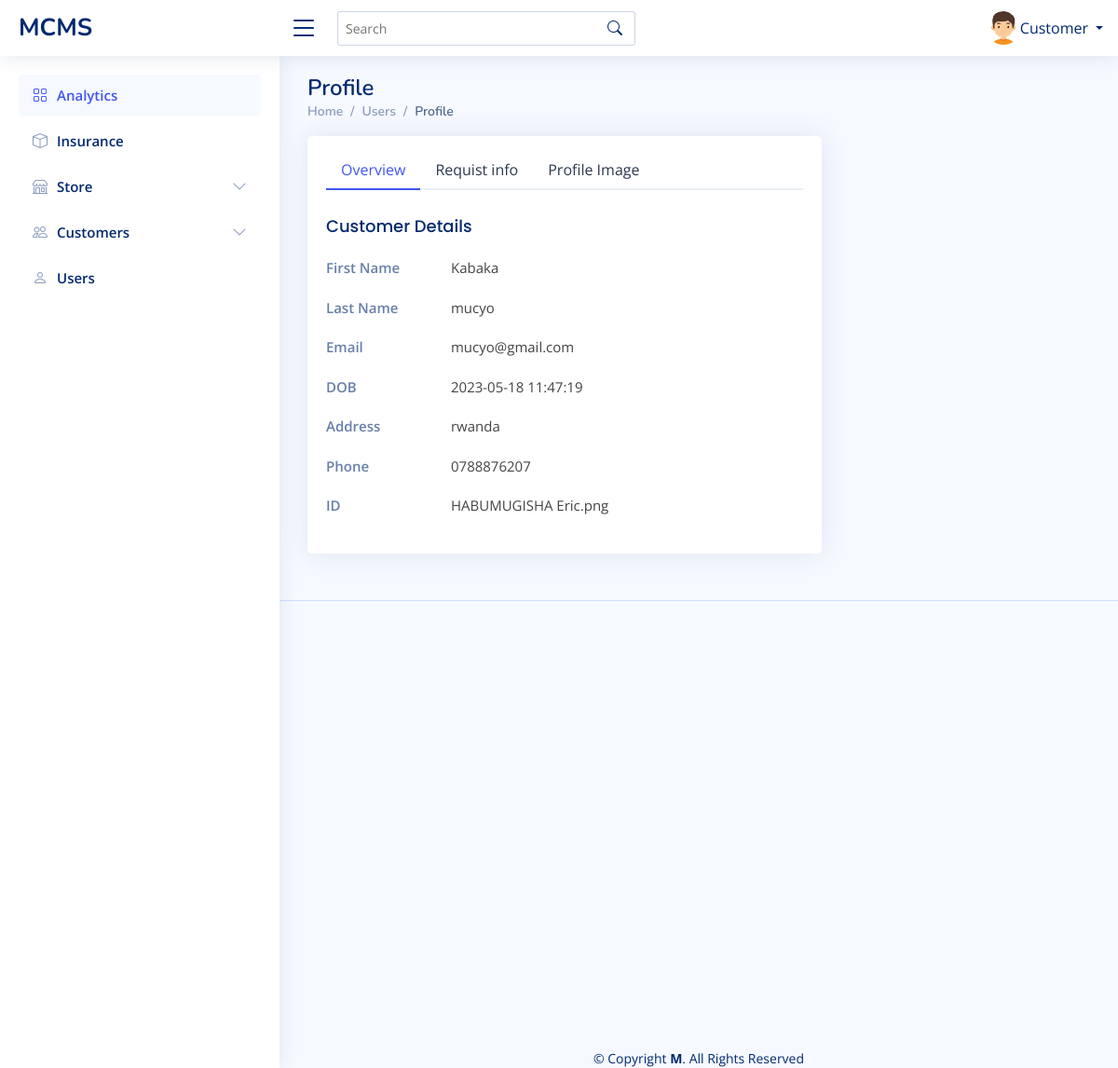
Screenshot of /Dashboard/Admin/chech_customer_upplie.php?c_id=3 (signed in) with the database file from the repository.
### tables this page shows
CREATE TABLE `application` (
  `a_id` int(11) NOT NULL,
  `customer_id` int(11) NOT NULL,
  `store_id` int(11) NOT NULL,
  `phone` text NOT NULL,
  `photo` text NOT NULL,
  `address` varchar(30) NOT NULL,
  `pay` varchar(30) NOT NULL,
  `dates` timestamp NOT NULL DEFAULT current_timestamp() ON UPDATE current_timestamp(),
  `stat` varchar(200) NOT NULL DEFAULT 'Normal'
);

CREATE TABLE `customer` (
  `c_id` int(11) NOT NULL,
  `fname` varchar(250) NOT NULL,
  `lname` varchar(225) NOT NULL,
  `customername` varchar(100) NOT NULL,
  `email` varchar(100) NOT NULL,
  `telephone` int(11) NOT NULL,
  `address` varchar(100) NOT NULL,
  `gender` varchar(200) NOT NULL,
  `photo` varchar(250) NOT NULL,
  `password` varchar(250) NOT NULL,
  `status` varchar(250) NOT NULL,
  `dates` timestamp NOT NULL DEFAULT current_timestamp() ON UPDATE current_timestamp()
);

### Dashboard/Admin/chech_customer_upplie.php (the view, shortened to what this page needs)
<?php
            include 'navbar.php';
            $id = $_GET['c_id'];
                   $fetch = mysqli_query($conn,"select * from customer,store,application
                    where store.s_id=application.store_id and customer.c_id=application.customer_id and store.s_id=application.store_id and store.s_id='$id'");
                   if($row = mysqli_fetch_array($fetch))
                   {
      echo' <main id="main" class="main">
     <div class="pagetitle">
      <h1>Profile</h1>
      <nav>
        <ol class="breadcrumb">
          <li class="breadcrumb-item"><a href="index.php">Home</a></li>
          <li class="breadcrumb-item">Users</li>
          <li class="breadcrumb-item active">Profile</li>
        </ol>
      </nav>
    </div>
    <section class="section profile">
      <div class="row">
        <div class="col-xl-8">
          <div class="card">
            <div class="card-body pt-3">
              <ul class="nav nav-tabs nav-tabs-bordered">
                <li class="nav-item">
                  <button class="nav-link active" data-bs-toggle="tab" data-bs-target="#profile-overview">Overview</button>
                </li>
                <li class="nav-item">
                  <button class="nav-link" data-bs-toggle="tab" data-bs-target="#profile-edit">Requist info</button>
                </li>
                <li class="nav-item">
                  <button class="nav-link" data-bs-toggle="tab" data-bs-target="#profile-settings">Profile Image</button>
                </li>
              </ul>
              <div class="tab-content pt-2">
                <div class="tab-pane fade show active profile-overview" id="profile-overview">
                  <h5 class="card-title">Customer Details</h5>
                  <div class="row">
                    <div class="col-lg-3 col-md-4 label ">First Name</div>
                    <div class="col-lg-9 col-md-8">'.$row['fname'].'</div>
                  </div>
                  <div class="row">
                    <div class="col-lg-3 col-md-4 label ">Last Name</div>
                    <div class="col-lg-9 col-md-8">'.$row['lname'].'</div>
                  </div>
                  <div class="row">
                    <div class="col-lg-3 col-md-4 label">Email</div>
                    <div class="col-lg-9 col-md-8">'.$row['email'].'</div>
                  </div>
                  <div class="row">
                    <div class="col-lg-3 col-md-4 label">DOB</div>
                    <div class="col-lg-9 col-md-8">'.$row['dates'].'</div>
                  </div>
                  <div class="row">
                    <div class="col-lg-3 col-md-4 label">Address</div>
                    <div class="col-lg-9 col-md-8">'.$row['address'].'</div>
                  </div>
                  <div class="row">
                    <div class="col-lg-3 col-md-4 label">Phone</div>
                    <div class="col-lg-9 col-md-8">'.$row['phone'].'</div>
                  </div>
                  <div class="row">
                    <div class="col-lg-3 col-md-4 label">ID</div>
                    <div class="col-lg-9 col-md-8">'.$row['photo'].'</div>
                    </div>
                </div>';
              }
                   ?>
                </div>
              </div>
            </div>
          </div>
        </div>
    </section>
  </main>
  <?php
      include "../footer.php"
   ?>

### Dashboard/Admin/assets/css/style.css (style rules this page uses)
:root { scroll-behavior: smooth; }
body { font-family: "Open Sans", sans-serif; background: #f6f9ff; color: #444444; }
a { color: #4154f1; text-decoration: none; }
h1, h2, h3, h4, h5, h6 { font-family: "Nunito", sans-serif; }
#main { margin-top: 60px; padding: 20px 30px; transition: all 0.3s; }
.pagetitle { margin-bottom: 10px; }
.pagetitle h1 { font-size: 24px; margin-bottom: 0; font-weight: 600; color: #012970; }
.card { margin-bottom: 30px; border: none; border-radius: 5px; box-shadow: 0px 0 30px rgba(1, 41, 112, 0.1); }
.card-title { padding: 20px 0 15px 0; font-size: 18px; font-weight: 500; color: #012970; font-family: "Poppins", sans-serif; }
.card-body { padding: 0 20px 20px 20px; }
.breadcrumb { font-size: 14px; font-family: "Nunito", sans-serif; color: #899bbd; font-weight: 600; }
.breadcrumb a { color: #899bbd; transition: 0.3s; }
.breadcrumb .breadcrumb-item::before { color: #899bbd; }
.breadcrumb .active { color: #51678f; font-weight: 600; }
.nav-tabs-bordered { border-bottom: 2px solid #ebeef4; }
.nav-tabs-bordered .nav-link { margin-bottom: -2px; border: none; color: #2c384e; }
.nav-tabs-bordered .nav-link.active { background-color: #fff; color: #4154f1; border-bottom: 2px solid #4154f1; }
@media (min-width: 1200px) { #main, #footer { margin-left: 300px; } }
.profile .profile-overview .row { margin-bottom: 20px; font-size: 15px; }
.profile .profile-overview .card-title { color: #012970; }
.profile .profile-overview .label { font-weight: 600; color: rgba(1, 41, 112, 0.6); }

### rows the page displays
application: customer.fname "Kabaka", customer.lname "mucyo", customer.email "mucyo@gmail.com", dates "2023-05-18 11:47:19", address "rwanda", phone "0788876207", photo "HABUMUGISHA Eric.png"

### other values shown
$_SESSION['account_type'] "Customer"
